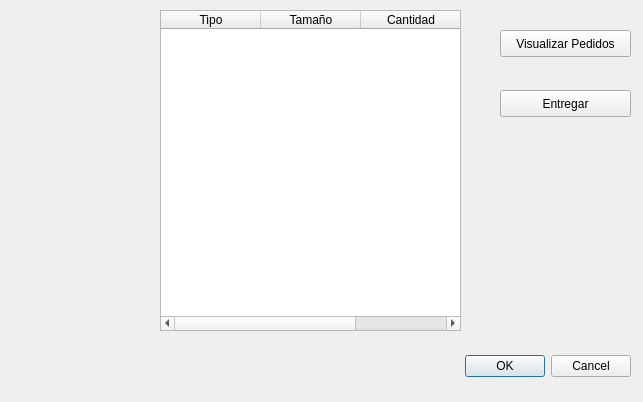
<?xml version="1.0" encoding="UTF-8"?>
<ui version="4.0">
 <class>Vista_Pedidos</class>
 <widget class="QDialog" name="Vista_Pedidos">
  <property name="geometry">
   <rect>
    <x>0</x>
    <y>0</y>
    <width>643</width>
    <height>402</height>
   </rect>
  </property>
  <property name="windowTitle">
   <string>Dialog</string>
  </property>
  <widget class="QDialogButtonBox" name="buttonBox">
   <property name="geometry">
    <rect>
     <x>290</x>
     <y>350</y>
     <width>341</width>
     <height>32</height>
    </rect>
   </property>
   <property name="orientation">
    <enum>Qt::Horizontal</enum>
   </property>
   <property name="standardButtons">
    <set>QDialogButtonBox::Cancel|QDialogButtonBox::Ok</set>
   </property>
  </widget>
  <widget class="QTableWidget" name="tableWidget">
   <property name="geometry">
    <rect>
     <x>160</x>
     <y>10</y>
     <width>301</width>
     <height>321</height>
    </rect>
   </property>
   <column>
    <property name="text">
     <string>Tipo</string>
    </property>
   </column>
   <column>
    <property name="text">
     <string>Tamaño</string>
    </property>
   </column>
   <column>
    <property name="text">
     <string>Cantidad</string>
    </property>
   </column>
  </widget>
  <widget class="QPushButton" name="Botton_Entregar">
   <property name="geometry">
    <rect>
     <x>500</x>
     <y>90</y>
     <width>131</width>
     <height>27</height>
    </rect>
   </property>
   <property name="text">
    <string>Entregar</string>
   </property>
  </widget>
  <widget class="QPushButton" name="Botton_Visualizar">
   <property name="geometry">
    <rect>
     <x>500</x>
     <y>30</y>
     <width>131</width>
     <height>27</height>
    </rect>
   </property>
   <property name="text">
    <string>Visualizar Pedidos</string>
   </property>
  </widget>
 </widget>
 <resources/>
 <connections>
  <connection>
   <sender>buttonBox</sender>
   <signal>accepted()</signal>
   <receiver>Vista_Pedidos</receiver>
   <slot>accept()</slot>
   <hints>
    <hint type="sourcelabel">
     <x>248</x>
     <y>254</y>
    </hint>
    <hint type="destinationlabel">
     <x>157</x>
     <y>274</y>
    </hint>
   </hints>
  </connection>
  <connection>
   <sender>buttonBox</sender>
   <signal>rejected()</signal>
   <receiver>Vista_Pedidos</receiver>
   <slot>reject()</slot>
   <hints>
    <hint type="sourcelabel">
     <x>316</x>
     <y>260</y>
    </hint>
    <hint type="destinationlabel">
     <x>286</x>
     <y>274</y>
    </hint>
   </hints>
  </connection>
 </connections>
</ui>
